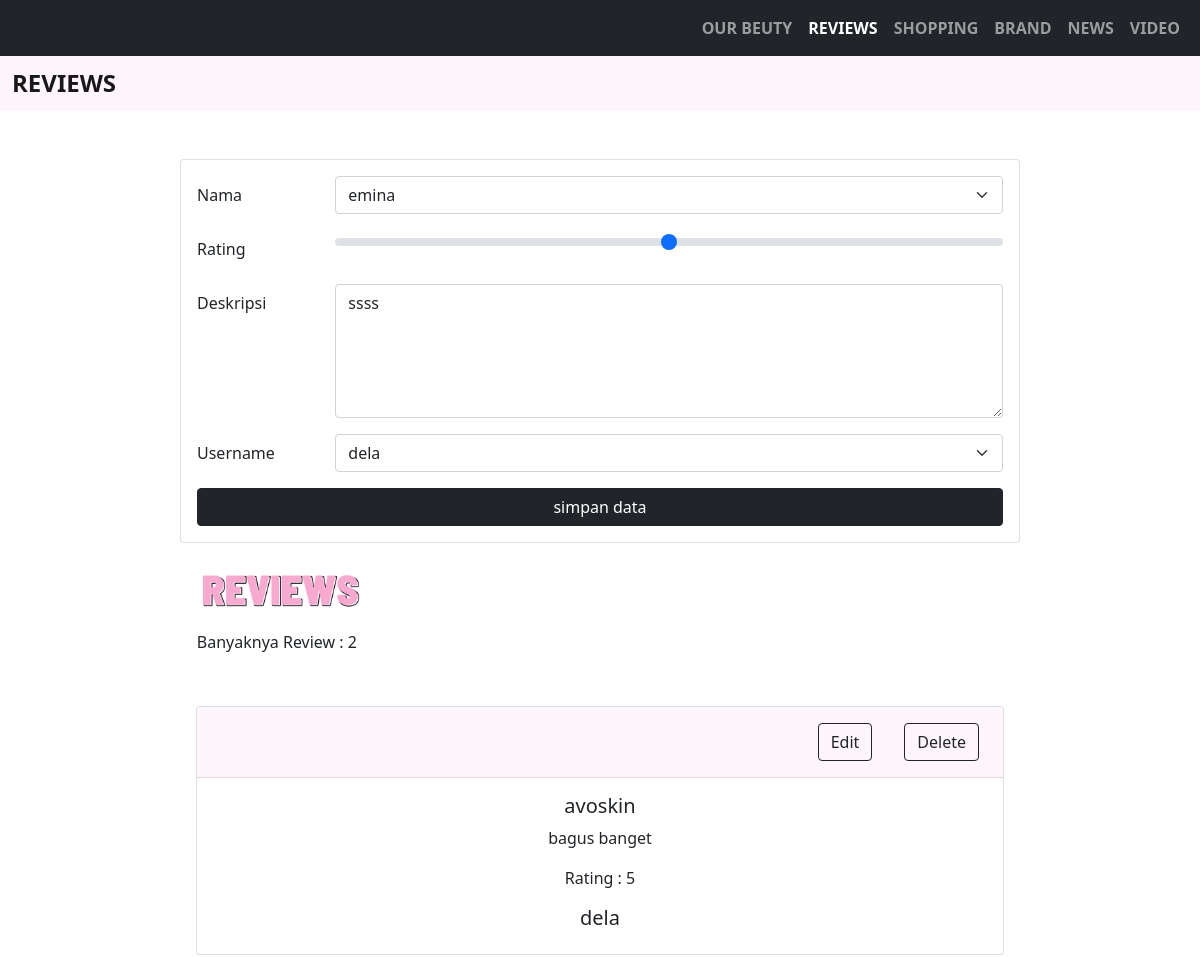
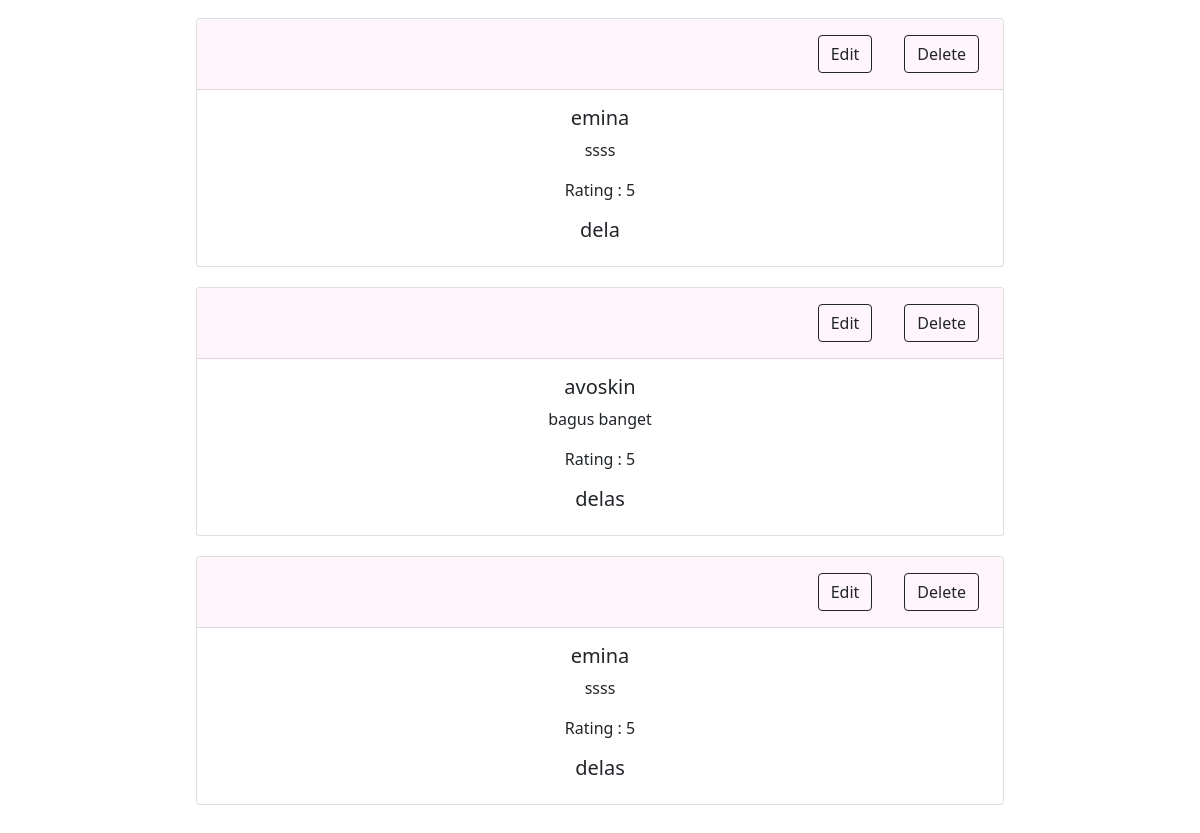
Page /review.php?op=edit&id_review=107 on the committed database (2 pictures, top to bottom).
### tables this page shows
CREATE TABLE `produk` (
  `id_produk` int(10) NOT NULL,
  `nama_produk` varchar(100) NOT NULL,
  `foto_produk` varchar(100) NOT NULL,
  `deskripsi` text NOT NULL
);

CREATE TABLE `review` (
  `id_review` int(10) NOT NULL,
  `id_produk` int(11) NOT NULL,
  `id_pembeli` int(11) NOT NULL,
  `rating` int(10) NOT NULL,
  `deskripsi` text NOT NULL
);

CREATE TABLE `pembeli` (
  `id_pembeli` int(11) NOT NULL,
  `username` varchar(100) NOT NULL,
  `password` text NOT NULL
);

### review.php (the view, shortened to what this page needs)
<?php
include 'database.php';
$rating         = "";
$deskripsi      = "";
if (isset($_GET['op'])) {
    $op = $_GET['op'];
} else {
    $op = "";
}
if ($op == 'edit') {
    $id_review      = $_GET['id_review'];
    $sql1           = "SELECT p.nama_produk, r.rating, r.deskripsi, m.username
                        FROM review r
                        INNER JOIN produk p
                        ON r.id_produk = p.id_produk
                        INNER JOIN pembeli m
                        ON r.id_pembeli = m.id_pembeli
                        WHERE r.id_review = '$id_review'";
    $q1             = mysqli_query($koneksi, $sql1);
    while ($r1       = mysqli_fetch_array($q1)) {
        $rating         = $r1['rating'];
        $deskripsi      = $r1['deskripsi'];
    }
}
?>
<!DOCTYPE html>
<html lang="en">
<head>
    <link href="https://cdn.jsdelivr.net/npm/bootstrap@5.0.2/dist/css/bootstrap.min.css" rel="stylesheet">
    <link rel="stylesheet" href="css/review.css">
</head>
<body>
    <nav class="navbar navbar-expand-lg navbar-dark bg-dark">
        <div class="container-fluid">
            <div class="collapse navbar-collapse" id="navbarNavDropdown" style="font-weight: bold; font-size: 16px;">
                <ul class="navbar-nav ms-auto mb-2 mb-lg-0">
                    <li class="nav-item">
                        <a class="nav-link" aria-current="page" href="home.php">OUR BEUTY</a>
                    </li>
                    <li class="nav-item">
                        <a class="nav-link active" href="#">REVIEWS</a>
                    </li>
                    <li class="nav-item">
                        <a class="nav-link" href="shopping.php">SHOPPING</a>
                    </li>
                    <li class="nav-item">
                        <a class="nav-link" href="penjual.php">BRAND</a>
                    </li>
                    <li class="nav-item">
                        <a class="nav-link" href="berita.php">NEWS</a>
                    </li>
                    <li class="nav-item">
                        <a class="nav-link" href="video.php">VIDEO</a>
                    </li>
                </ul>
            </div>
        </div>
    </nav>
    <nav class="navbar navbar-expand-lg navbar-light" style="background-color:rgb(255, 245, 252);">
        <div class="container-fluid">
            <span class="navbar-brand mb-0 h1" style="font-weight: bold; font-size: 24px;">REVIEWS</span>
        </div>
    </nav>
    <div class="mx-auto">
        <div class="card mt-5">
            <div class="card-body">
                <form action="" method="POST">
                    <div class="mb-3 row">
                        <label class="col-sm-2 col-form-label">Nama</label>
                        <div class="col-sm-10">
                            <select class="form-select" aria-label="Default select example" name="nama_produk">
                                <option <?php
                                        include 'database.php';
                                        $sql1 = "SELECT * FROM produk";
                                        $q1 = mysqli_query($koneksi, $sql1);
                                        while ($pilih = mysqli_fetch_array($q1)) {
                                            echo "<option value='" . $pilih['id_produk'] . "'>" . $pilih['nama_produk'] . "</option>";
                                        } ?>></option>
                            </select>
                        </div>
                    </div>
                    <div class="mb-3 row">
                        <label for="rating" class="col-sm-2 col-form-label">Rating</label>
                        <div class="col-sm-10">
                            <input type="range" class="form-range range-dark" id="rating" min="0" max="10" name="rating" value="<?php echo $rating ?>">
                        </div>
                    </div>
                    <div class="mb-3 row">
                        <label for="deskripsi" class="col-sm-2 col-form-label">Deskripsi</label>
                        <div class="col-sm-10">
                            <textarea type="text" class="form-control" id="deskripsi" name="deskripsi" rows="5"><?php echo $deskripsi ?></textarea>
                        </div>
                    </div>
                    <div class="mb-3 row">
                        <label class="col-sm-2 col-form-label">Username</label>
                        <div class="col-sm-10">
                            <select class="form-select" aria-label="Default select example" name="username">
                                <option <?php
                                        include 'database.php';
                                        $sql2 = "SELECT * FROM pembeli";
                                        $q2 = mysqli_query($koneksi, $sql2);
                                        while ($pilih = mysqli_fetch_array($q2)) {
                                            echo "<option value='" . $pilih['id_pembeli'] . "'>" . $pilih['username'] . "</option>";
                                        } ?>></option>
                            </select>
                        </div>
                    </div>
                    <div class="d-grid gap-2">
                        <input type="submit" name="simpan" value="simpan data" class="btn btn-dark">
                    </div>
                </form>
            </div>
        </div>
        <img class="#" src="assets/e.png" alt="#" style="height: 50px">
        <?php
        include 'database.php';
        $rating = mysqli_query($koneksi, "SELECT count(id_review) as banyak FROM review")->fetch_array();
        ?>
        <div class="count-box" style="margin: 2%">
            <span> Banyaknya Review : <?php echo $rating['banyak']; ?> </span>
        </div>
        <div class="card-body">
            <form action="" method="POST">
                <table class="table">
                    <tbody>
                        <?php
                        $sql2   = "SELECT r.id_review, p.nama_produk, r.rating, r.deskripsi, username
                                    FROM review r
                                    INNER JOIN produk p
                                    ON r.id_produk = p.id_produk
                                    INNER JOIN pembeli m
                                    ON r.id_pembeli = r.id_pembeli";
                        $q2     = mysqli_query($koneksi, $sql2);
                        while ($r2 = mysqli_fetch_array($q2)) {
                            $id_review      = $r2['id_review'];
                            $nama_produk    = $r2['nama_produk'];
                            $rating         = $r2['rating'];
                            $deskripsi      = $r2['deskripsi'];
                            $username       = $r2['username'];
                        ?>
                            <tr>
                                <div class="card text-center">
                                    <div class="card-header" style="background-color:rgb(255, 245, 252);">
                                        <div class="d-grid gap-2 d-md-flex justify-content-md-end">
                                            <ul class="nav nav-pills card-header-pills">
                                                <li class="nav-item">
                                                    <a class="nav-link" href="review.php?op=edit&id_review=<?php echo $id_review ?>"><button type="button" class="btn btn-outline-dark">Edit</button></a>
                                                </li>
                                                <li class="nav-item">
                                                    <a class="nav-link" href="review.php?op=delete&id_review=<?php echo $id_review ?>" onclick="return confirm('Hapus Data ?')"><button type="button" class="btn btn-outline-dark">Delete</button></a>
                                                </li>
                                            </ul>
                                        </div>
                                    </div>
                                    <div class="card-body">
                                        <h5 class="card-title"><?php echo $nama_produk ?></h5>
                                        <p class="card-text"><?php echo $deskripsi ?></p>
                                        <p class="card-text">Rating : <?php echo $rating ?></p>
                                        <h5 class="card-title"><?php echo $username ?></h5>
                                    </div>
                                </div>
                            </tr>
                        <?php
                        }
                        ?>
                    </tbody>
                </table>
            </form>
        </div>
    </div>
</body>
</html>

### css/review.css (style rules this page uses)
.mx-auto { width: 70%; }
.card { margin-top: 20px; margin-bottom: 20px; }

### rows in the picture
produk: nama_produk "emina"
review: rating "5", deskripsi "ssss", id_produk.nama_produk "emina", id_pembeli.username "dela", pembeli.username "delas"
pembeli: username "dela"
review: id_produk.nama_produk "avoskin", deskripsi "bagus banget", rating "5", id_pembeli.username "dela", pembeli.username "delas"

### other values in the picture
$rating['banyak'] "2"
